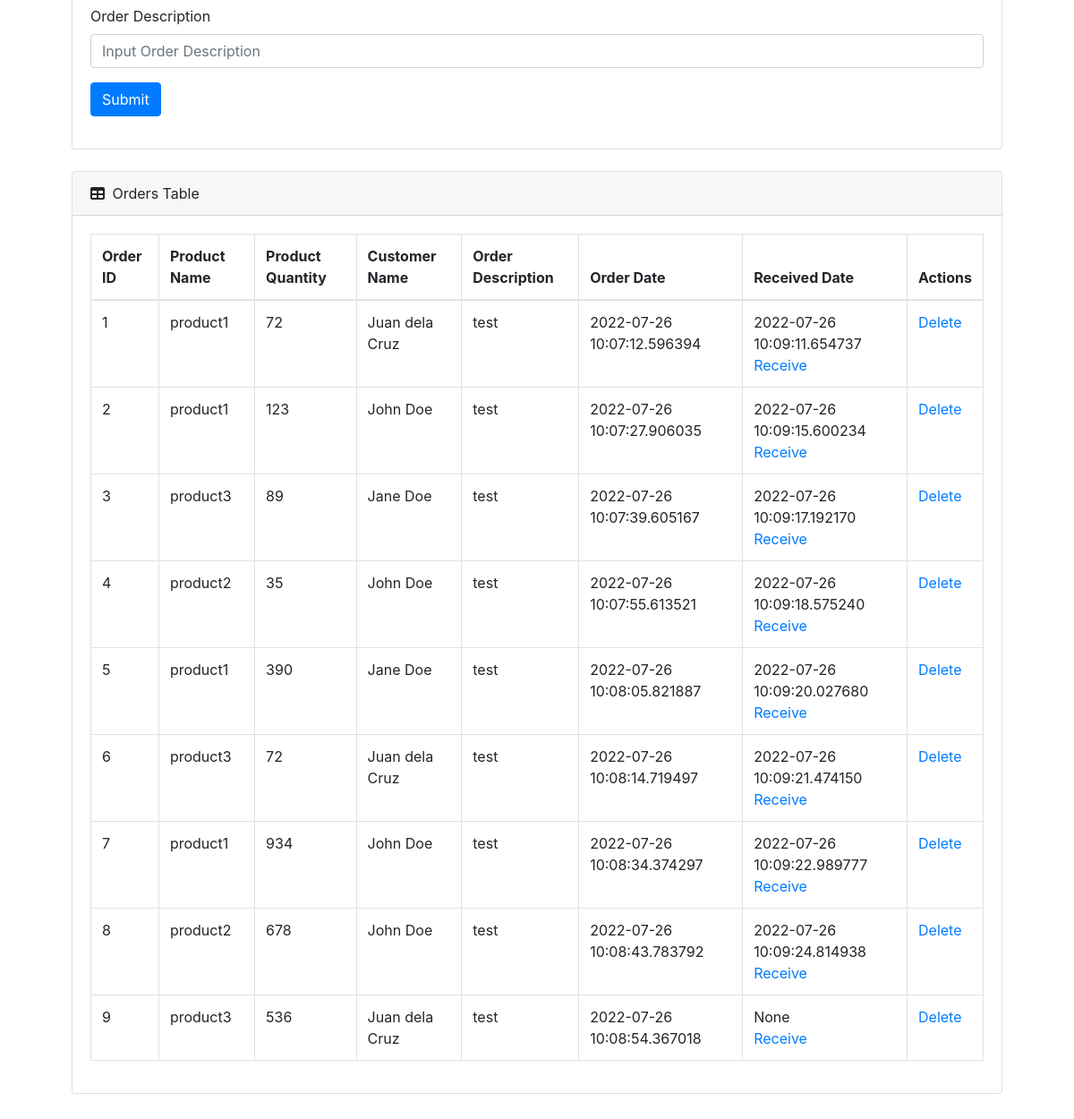
Page /order/ (lower part) on the earlier database version.
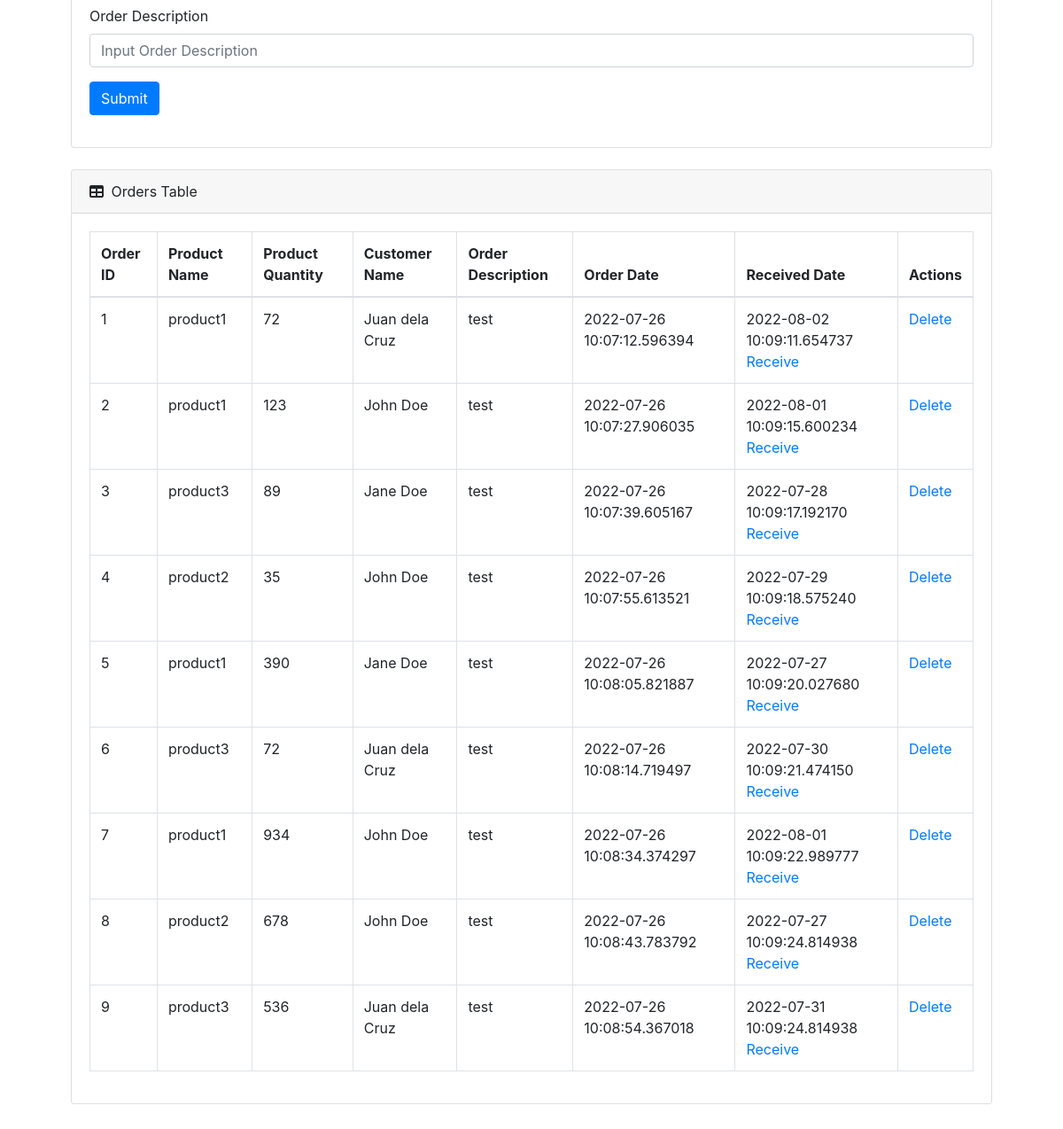
Same page on the later database version.
### tables this page shows
CREATE TABLE `order_item` (
  `id` INTEGER NOT NULL PRIMARY KEY,
  `productName` bigint NOT NULL,
  `quantity` smallint NOT NULL DEFAULT '0',
  `customerName` bigint NOT NULL,
  `orderedOn` datetime NOT NULL,
  `receivedOn` datetime DEFAULT NULL,
  `content` text ,
  FOREIGN KEY (`productName`) REFERENCES `product` (`name`)
  FOREIGN KEY (`customerName`) REFERENCES `customer` (`name`)
);

### app.py (the view)
@app.route("/order/", methods=["POST", "GET"])
def viewOrder():
    conn = get_db_connection()
    cursor = conn.cursor()
    if request.method == "POST" :
        product_name    = request.form.get('productName')
        quantity        = request.form["quantity"]
        customer_name     = request.form.get('customerName')
        content         = request.form["content"]
        try:
            cursor.execute('INSERT INTO order_item (productName, quantity, customerName, content, orderedOn) VALUES (?, ?, ?, ?, ?)',
            (product_name, quantity, customer_name, content, datetime.now()))
            product_row = cursor.execute('SELECT * FROM product').fetchall()
            for row in product_row:
                prod_row = str(row[1])
                prod_input = str(product_name)
                if prod_row == prod_input:
                    new_quantity = int(row[3]) - int(quantity)
            cursor.execute('UPDATE product set quantity = ?, updatedAt = ? WHERE name = ?',
            (new_quantity, datetime.now(), product_name))
            conn.commit()
            conn.close()
            return redirect("/order/")
        except:
            orders = cursor.execute('SELECT * FROM order_item').fetchall()
            return "There was an issue while adding a new order"
    else:
        products  = cursor.execute('SELECT * FROM product').fetchall()
        customers  = cursor.execute('SELECT * FROM customer').fetchall()
        orders  = cursor.execute('SELECT * FROM order_item').fetchall()
        return render_template("order.html", products=products, customers=customers, orders=orders)

### app.py (called while the page is built)
def get_db_connection():
    db = sqlite3.connect('inventory.db')
    db.row_factory = sqlite3.Row
    return db

### templates/order.html (shortened to what this page needs)
{% extends 'base.html' %}
{% block content %}
<main>
    <div class="container-fluid">
            <div class="card-body">
                <div class="card mb-4">
                    <div class="card-body">
                        <form method="POST">
                            <div class="form-group">
                                <label for="summary">Order Description</label>
                                <input type="text" name="content" placeholder="Input Order Description"
                                class="form-control" value="{{ request.form['content'] }}"></input>
                            </div>
                            <div class="form-group">
                                <button type="submit" class="btn btn-primary">Submit</button>
                            </div>
                        </form>
                    </div>
                </div>
                <div class="card mb-4">
                <div class="card-header">
                    <i class="fas fa-table mr-1"></i>
                    Orders Table
                </div>
                <div class="card-body">
                    <div class="table-responsive">
                        {% if orders|length < 1 %}
                        <h4>There is no Order History, add one above</h4>
                        {% else %}
                        <table class="table table-bordered" id="dataTable" width="100%" cellspacing="0">
                            <thead>
                                <tr>
                                    <th>Order ID</th>
                                    <th>Product Name</th>
                                    <th>Product Quantity</th>
                                    <th>Customer Name</th>
                                    <th>Order Description</th>
                                    <th>Order Date</th>
                                    <th>Received Date</th>
                                    <th>Actions</th>
                                </tr>
                            </thead>
                            <tbody>
                                {% for order in orders %}
                                <tr>
                                    <td>{{ order['id'] }}</td>
                                    <td>{{ order['productName'] }}</td>
                                    <td>{{ order['quantity'] }}</td>
                                    <td>{{ order['customerName'] }}</td>
                                    <td>{{ order['content'] }}</td>
                                    <td>{{ order['orderedOn'] }}</td>
                                    <td>{{ order['receivedOn'] }} <br>
                                        <a href="/order-received/{{ order['id'] }}">Receive</a>
                                    </td>
                                    <td>
                                        <a href="/delete-order/{{ order['id'] }} " onclick="return confirm('Are you sure you want to delete this?')"">Delete</a>
                                    </td>
                                </tr>
                                {% endfor %}
                            </tbody>
                        </table>
                        {% endif %}
                </div>
            </div>
                </div>
            </div>
    </div>
</main>
{% endblock %}

### templates/base.html (shortened to what this page needs)
<!doctype html>
<html lang="en">
  <head>
    <link rel="stylesheet" href="{{ url_for('static', filename='css/style.css') }}"/>
    <link rel="stylesheet" href="https://stackpath.bootstrapcdn.com/bootstrap/4.3.1/css/bootstrap.min.css"
>
  </head>
  <body>
    <div class="container">
        {% block content %} {% endblock %}
    </div>
  </body>
</html>

### static/css/style.css (style rules this page uses)
* { padding:0; margin:0; text-decoration: none; list-style: none; box-sizing: border-box; }
body { font-family: "Poppins", sans-serif; }

Differences in the rows shown:
changed order_item id 1: receivedOn "2022-07-26 10:09:11.654737" → "2022-08-02 10:09:11.654737"
changed order_item id 2: receivedOn "2022-07-26 10:09:15.600234" → "2022-08-01 10:09:15.600234"
changed order_item id 3: receivedOn "2022-07-26 10:09:17.192170" → "2022-07-28 10:09:17.192170"
changed order_item id 4: receivedOn "2022-07-26 10:09:18.575240" → "2022-07-29 10:09:18.575240"
changed order_item id 5: receivedOn "2022-07-26 10:09:20.027680" → "2022-07-27 10:09:20.027680"
changed order_item id 6: receivedOn "2022-07-26 10:09:21.474150" → "2022-07-30 10:09:21.474150"
changed order_item id 7: receivedOn "2022-07-26 10:09:22.989777" → "2022-08-01 10:09:22.989777"
changed order_item id 8: receivedOn "2022-07-26 10:09:24.814938" → "2022-07-27 10:09:24.814938"
changed order_item id 9: receivedOn "None" → "2022-07-31 10:09:24.814938"
